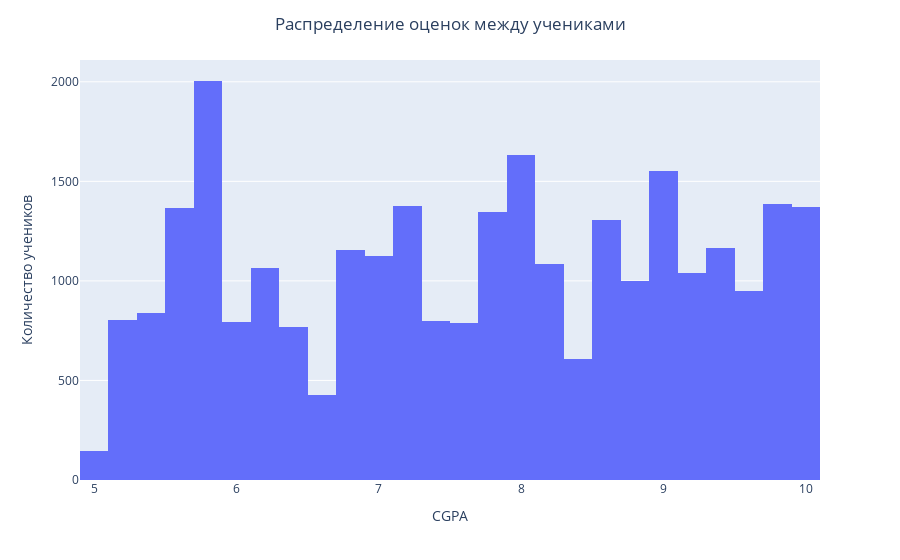

Notebook cell for this chart:
### Markdown cell above
Как видно, некоторые пропуски тоже имеются, поэтому попробуем заполнить значениями из нормального распределения и для этих студентов тоже
<br>
Сначала построим график распределения существующих оценок

### Code cell
stud = df[
    ~(pd.isna(df['CGPA'])) & (df['Working Professional or Student'] == 'Student')
]
f = px.histogram(stud, x = 'CGPA', nbins = 30)
f.update_layout(title = {'text': 'Распределение оценок между учениками', 'x': 0.5}, yaxis_title = 'Количество учеников')
f.show()

### Figure 1 — Plotly figure (JSON) as saved in the notebook; plotly's stock layout.template omitted (floating-point values rounded to 4 significant figures; data arrays with more than 128 entries replaced by an {"elided": "..."} marker saying what was removed)
{"data": [{"alignmentgroup": "True", "bingroup": "x", "hovertemplate": "CGPA=%{x}<br>count=%{y}<extra></extra>", "legendgroup": "", "marker": {"color": "#636efa", "pattern": {"shape": ""}}, "name": "", "nbinsx": 30, "offsetgroup": "", "orientation": "v", "showlegend": false, "type": "histogram", "x": {"elided": "27892 float values"}, "xaxis": "x", "yaxis": "y"}], "layout": {"barmode": "relative", "legend": {"tracegroupgap": 0}, "margin": {"t": 60}, "title": {"text": "Распределение оценок между учениками", "x": 0.5}, "xaxis": {"anchor": "y", "domain": [0, 1], "title": {"text": "CGPA"}}, "yaxis": {"anchor": "x", "domain": [0, 1], "title": {"text": "Количество учеников"}}}}
